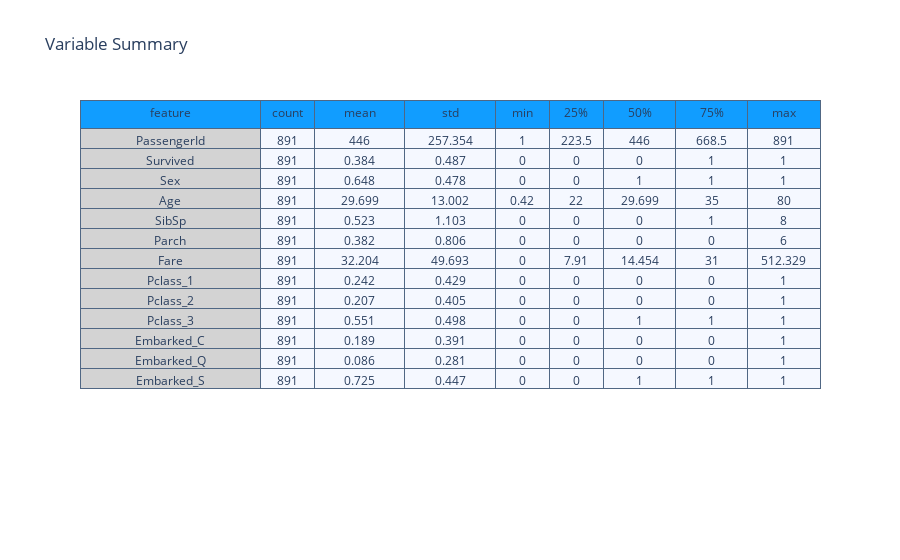

Notebook code for this chart:
### Code cell
summary = (data[[i for i in data.columns 
                 #if i not in Id_col
                ]].
           describe().transpose().reset_index())

summary = summary.rename(columns = {"index" : "feature"})
summary = np.around(summary,3)

val_lst = [summary['feature'], summary['count'],
           summary['mean'],summary['std'],
           summary['min'], summary['25%'],
           summary['50%'], summary['75%'], summary['max']]

trace  = go.Table(header = dict(values = summary.columns.tolist(),
                                line = dict(color = ['#506784']),
                                fill = dict(color = ['#119DFF']),
                               ),
                  cells  = dict(values = val_lst,
                                line = dict(color = ['#506784']),
                                fill = dict(color = ["lightgrey",'#F5F8FF'])
                               ),
                  columnwidth = [200,60,100,100,60,60,80,80,80])
layout = go.Layout(dict(title = "Variable Summary"))
figure = go.Figure(data=[trace],layout=layout)
py.iplot(figure)

### Figure 1 — Plotly figure (JSON) as saved in the notebook; plotly's stock layout.template omitted (floating-point values rounded to 4 significant figures)
{"data": [{"cells": {"fill": {"color": ["lightgrey", "#F5F8FF"]}, "line": {"color": ["#506784"]}, "values": [["PassengerId", "Survived", "Sex", "Age", "SibSp", "Parch", "Fare", "Pclass_1", "Pclass_2", "Pclass_3", "Embarked_C", "Embarked_Q", "Embarked_S"], [891, 891, 891, 891, 891, 891, 891, 891, 891, 891, 891, 891, 891], [446, 0.384, 0.648, 29.7, 0.523, 0.382, 32.2, 0.242, 0.207, 0.551, 0.189, 0.086, 0.725], [257.4, 0.487, 0.478, 13.0, 1.103, 0.806, 49.69, 0.429, 0.405, 0.498, 0.391, 0.281, 0.447], [1, 0, 0, 0.42, 0, 0, 0, 0, 0, 0, 0, 0, 0], [223.5, 0, 0, 22, 0, 0, 7.91, 0, 0, 0, 0, 0, 0], [446, 0, 1, 29.7, 0, 0, 14.45, 0, 0, 1, 0, 0, 1], [668.5, 1, 1, 35, 1, 0, 31, 0, 0, 1, 0, 0, 1], [891, 1, 1, 80, 8, 6, 512.3, 1, 1, 1, 1, 1, 1]]}, "columnwidth": [200, 60, 100, 100, 60, 60, 80, 80, 80], "header": {"fill": {"color": ["#119DFF"]}, "line": {"color": ["#506784"]}, "values": ["feature", "count", "mean", "std", "min", "25%", "50%", "75%", "max"]}, "type": "table"}], "layout": {"title": {"text": "Variable Summary"}}}
